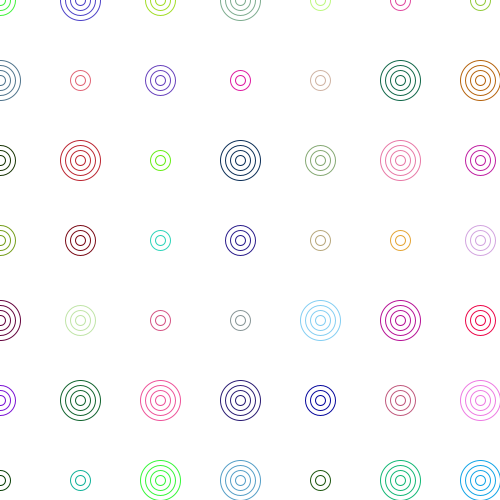
Frame 1 (no input)
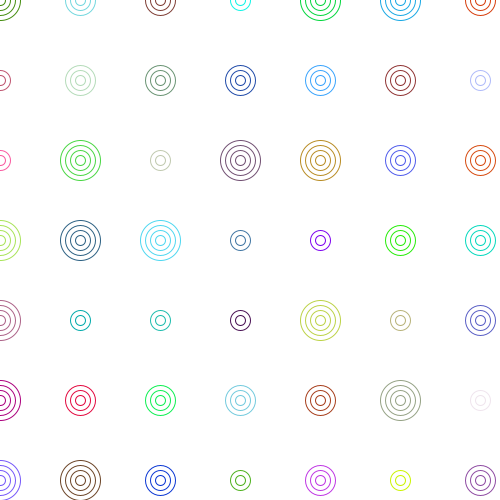
Frame 60 (the mouse pressed at the canvas centre just before this capture)
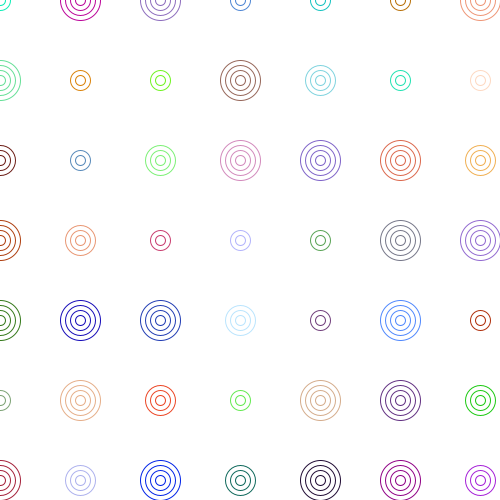
Frame 120 (the mouse held since frame 60 and released just before this capture)

The Processing sketch that drew these frames (run headless with seeded random() and noise(); from frame 60 on, the mouse is pressed at the canvas centre):

// Processing sketch: processing_71203
// ── processing_71203.pde

void setup() {
  size(500, 500);
  smooth();
  background(255);
  frameRate(15);
}

void draw() { 
  background(255);
  for (int i = 0; i <height; i+=80) {
    for (int j = 0; j<width; j+=80) {
      bullseye(random(2,5), 1, 10, random(0, 255), random(0, 255), random(0, 255), i, j);
    }
  }
}

void bullseye (float rings, float thickness, float spacing, 
                float color1, float color2, float color3, 
                float xPosition, float yPosition) {
  stroke(color1, color2, color3);
  strokeWeight(thickness);
  noFill();
  for (int i=0;i <= rings;i++) {
    ellipse(xPosition, yPosition, i*spacing, i*spacing);
  }
}
